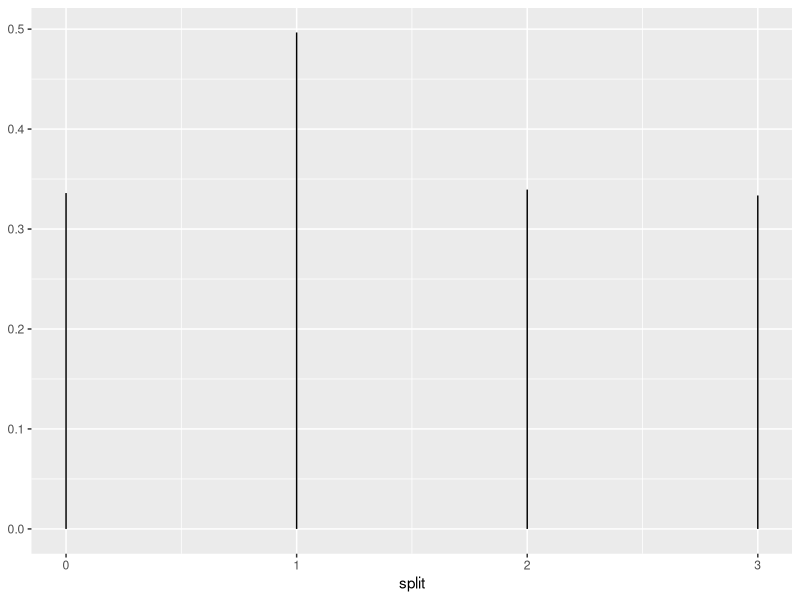
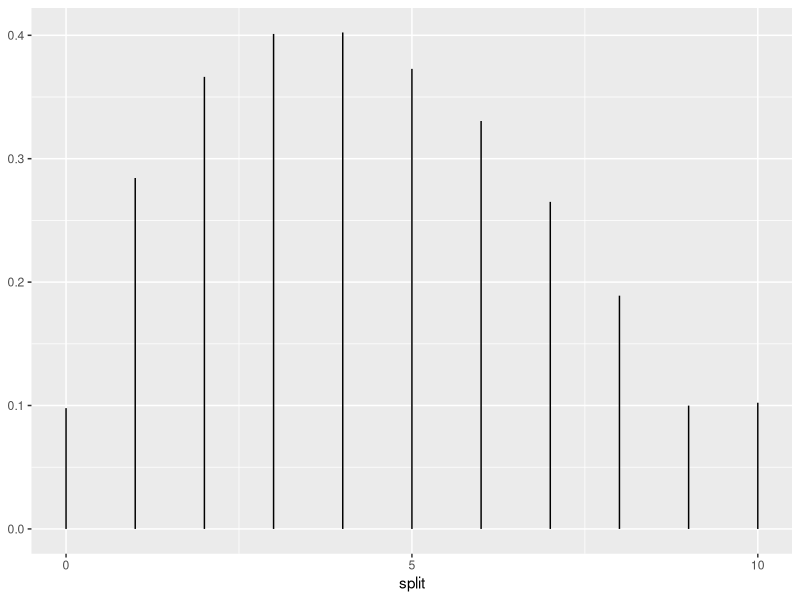

These figures' R source, in order: (Note: a time limit stopped this script after it produced the figures.)
## ---- chunk 1
knitr::opts_chunk$set(echo = TRUE)
library(tidyverse)
library(ggplot2)
start_time <- Sys.time()
## ---- chunk 2
get_best_choice_set <- function(N, iterationCount){
  best_choice_set_means <- vector()
  
  for(splitNum in 0:N){
    split_best_choice <- vector()
    
    for(iterationNum in 1:iterationCount){
      split_best_choice_sub <- vector()
      for(iterationNum in 1:iterationCount){
        split_best_choice_sub <- c(split_best_choice_sub, make_choice(N,splitNum))
        next()
      }
      split_best_choice <- c(split_best_choice, sum(split_best_choice_sub==N)/iterationCount)
      next()
    }
    
    best_choice_set_means <- c(best_choice_set_means, mean(split_best_choice))
    next()
  }
  #cat(best_choice_set_means)
  
  df <- data_frame(split=c(0:N), split_mean=best_choice_set_means)
  
  return(df)
}


make_choice <- function(N, splitNum){
  input_list <- sample(1:N,N,replace = FALSE)
  
  if(splitNum==0){
    return(input_list[1])  
  }
  else if(splitNum==N){
    return (input_list[N])
  }
  else{
    evaluation_group<- head(input_list,splitNum)
    selection_group<-  tail(input_list,N-splitNum)
    evaluationGP_best <- max(evaluation_group)
    
    for(i in 1:length(selection_group)){
      if(selection_group[i] > evaluationGP_best){
        #cat("return",selection_group[i])
        return(selection_group[i])
      }else{
        if(i == length(selection_group)) {
          #cat("return",selection_group[i])
          return(selection_group[i])
        }else next()
      }
    }
  }
}
## ---- chunk 3
bestChoiceSetsMeans <- get_best_choice_set(3,200)

ggplot(bestChoiceSetsMeans,aes(x=split, ymax=split_mean, ymin=0))+
  scale_x_continuous(breaks = round(seq(min(bestChoiceSetsMeans$split), 
                                                     max(bestChoiceSetsMeans$split), by = 1)))+
  geom_linerange()

optimal_split_number <- subset(bestChoiceSetsMeans, bestChoiceSetsMeans$split_mean == max(bestChoiceSetsMeans$split_mean))
## ---- chunk 4
cat(paste0("From the plot for N = 3, we can observe that the optimal split position is at split ="), optimal_split_number$split, paste0(",\n with expected probability of getting the best Prince from the population group ="),optimal_split_number$split_mean,"\n")
## ---- chunk 5
bestChoiceSetsMeans <- get_best_choice_set(10,200)

ggplot(bestChoiceSetsMeans,aes(x=split, ymax=split_mean, ymin=0))+
  scale_x_continuous(breaks = round(seq(min(bestChoiceSetsMeans$split), 
                                                     max(bestChoiceSetsMeans$split), by = 5)))+
  geom_linerange()

optimal_split_number <- subset(bestChoiceSetsMeans, bestChoiceSetsMeans$split_mean == max(bestChoiceSetsMeans$split_mean))
## ---- chunk 6
cat(paste0("From the plot for N = 10, we can observe that the optimal split position is at split ="), optimal_split_number$split, paste0(",\n with expected probability of getting the best Prince from the population group ="),optimal_split_number$split_mean,"\n")
## ---- chunk 7
bestChoiceSetsMeans <- get_best_choice_set(100,200)

ggplot(bestChoiceSetsMeans,aes(x=split, ymax=split_mean, ymin=0))+
  scale_x_continuous(breaks = round(seq(min(bestChoiceSetsMeans$split), 
                                                     max(bestChoiceSetsMeans$split), by = 5)))+
  geom_linerange()

optimal_split_number <- subset(bestChoiceSetsMeans, bestChoiceSetsMeans$split_mean == max(bestChoiceSetsMeans$split_mean))
## ---- chunk 8
cat(paste0("From the plot for N = 100, we can observe that the optimal split position is at split ="), optimal_split_number$split, paste0(",\n with expected probability of getting the best Prince from the population group ="),optimal_split_number$split_mean,"\n")


end_time <- Sys.time()
## ---- chunk 9
end_time - start_time
